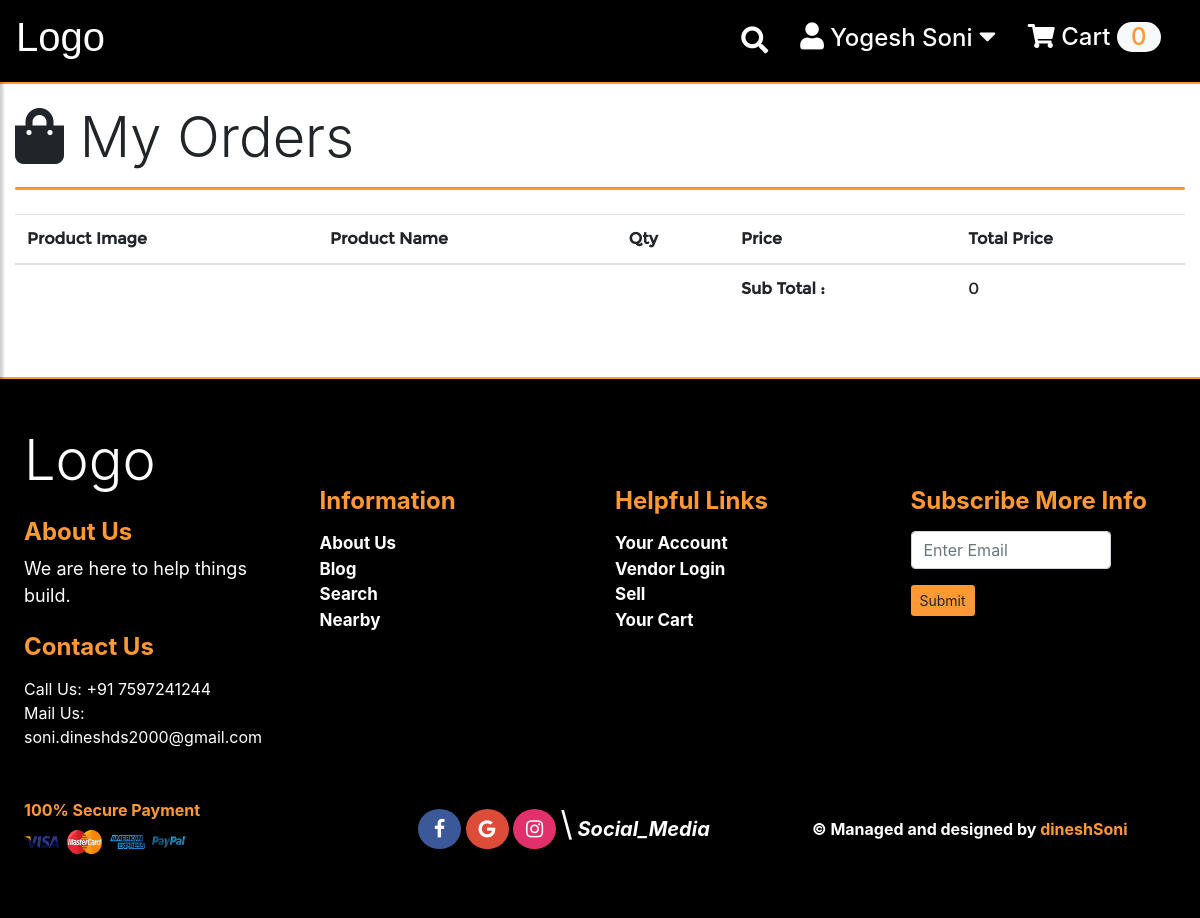
The app's page /myorder_details.php?id=129 (signed in), older data.
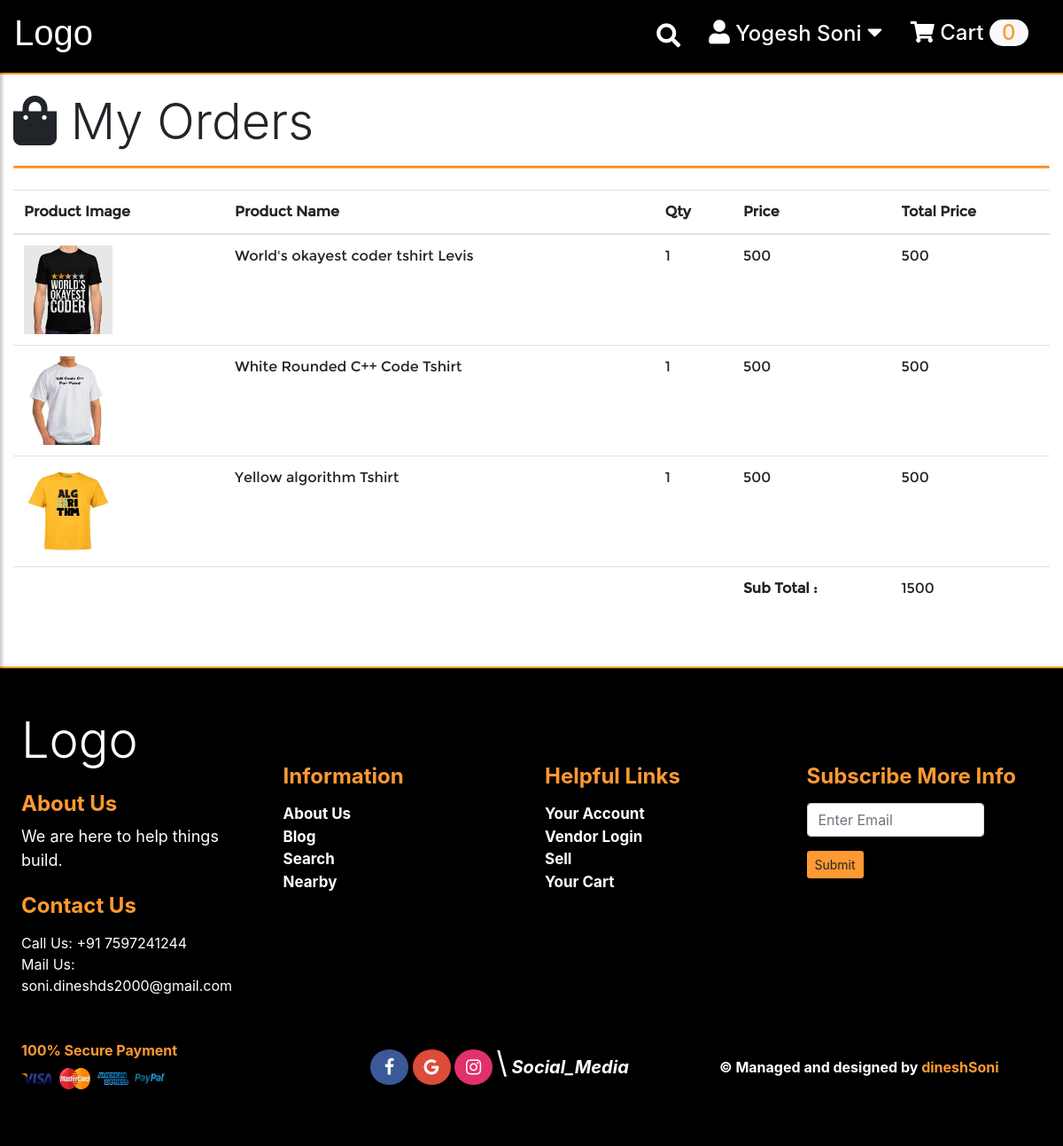
The same page, newer data.
### tables this page shows
CREATE TABLE `order_detail` (
  `id` int(11) NOT NULL,
  `order_id` int(11) NOT NULL,
  `product_id` int(11) NOT NULL,
  `qty` int(11) NOT NULL,
  `size` varchar(5) NOT NULL,
  `price` float NOT NULL
);

CREATE TABLE `product` (
  `id` int(255) NOT NULL,
  `categories_id` int(11) NOT NULL,
  `name` varchar(255) NOT NULL,
  `image` varchar(255) NOT NULL,
  `type` varchar(255) NOT NULL,
  `colour` varchar(20) NOT NULL,
  `genderfor` varchar(255) NOT NULL,
  `qty` int(100) NOT NULL,
  `brand` varchar(255) NOT NULL,
  `sleeve` varchar(255) NOT NULL,
  `fabric` varchar(255) NOT NULL,
  `packof` int(255) NOT NULL,
  `size` varchar(255) NOT NULL,
  `rating` int(255) NOT NULL,
  `realprice` int(255) NOT NULL,
  `offeredprice` int(255) NOT NULL,
  `necktype` varchar(255) NOT NULL,
  `status` int(11) NOT NULL,
  `category` varchar(11) NOT NULL
);

### add_to_cart.php (called while the page is built, shortened)
<?php
class add_to_cart{
    function totalProduct(){
        if(isset($_SESSION['cart'])){
            return count($_SESSION['cart']);
        }else{
            return 0;
        }
    }
}
?>

### function.php (called while the page is built, shortened)
<?php
function get_post($connection,$value){
  if($value!=''){
    $value=trim($value);
    $a=mysqli_real_escape_string($connection,$value);
    return $a;
  }
}
?>

### myorder_details.php (the view, shortened to what this page needs)
<?php
include("./header.php");
$order_id=get_post($conn,$_GET['id']);
?>
<!DOCTYPE html>
<html lang="en">
<head>
 <link rel="stylesheet" href="https://stackpath.bootstrapcdn.com/bootstrap/4.5.0/css/bootstrap.min.css">
 <link rel="stylesheet" href="https://cdnjs.cloudflare.com/ajax/libs/font-awesome/5.8.2/css/all.css" />
 <link rel="stylesheet" type="text/css" href="./sidebar1.css">
 <link rel="stylesheet" type="text/css" href="./style.css">
 <link rel="stylesheet" type="text/css" href="./style3.css">
 <link rel="stylesheet" href="./cart.css">
</head>
<body>
 <div class="container-fluid">
  <div class="row m-0">
   <div class="col-12 daba" id="bag">
    <h3 class="display-4 mb-4">
     <i class="fas fa-shopping-bag"></i> My Orders
     <hr style="border-radius:100px;width:100%;margin-left:0px;background-color:#FF9933;height:1.5px;">
    </h3>
    <table style="font-family: myFirstFont;" class="table table-responsive-sm table-hover">
  <thead>
    <tr>
      <th scope="col">Product Image</th>
      <th scope="col">Product Name</th>
      <th scope="col">Qty</th>
      <th scope="col">Price</th>
      <th scope="col">Total Price</th>
    </tr>
</thead>
<tbody>
    <?php
      $uid=$_SESSION['USER_ID'];
      $result=mysqli_query($conn,"SELECT distinct(order_detail.id),order_detail.*,product.name,product.image from order_detail,product,`order` where order_detail.order_id='$order_id' and `order`.user_id='$uid' and order_detail.product_id=product.id");
      $total_price=0;
      while($row=mysqli_fetch_assoc($result)){
$total_price=$total_price+($row['qty']*$row['price'])
          ?>
    <tr>
      <td><img style="height: 100px;width:100px;" src="<?php echo PRODUCT_IMAGE_SITE_PATH.$row['image']; ?>"></td>
        <td><?php echo $row['name']; ?></td>
        <td><?php echo $row['qty']; ?></td>
        <td><?php echo $row['price']; ?></td>
        <td><?php echo $row['price']*$row['qty']; ?></td>
    </tr>
    <?php } ?>
    <tr><td colspan="3">
    </td><td class="font-weight-bold">Sub Total :
    </td><td><?php echo $total_price; ?>
    </td>
      </tr>
  </tbody>
</table>
   </div>
  </div>
 <?php include("footer.php"); ?>
</body>
</html>

### header.php (shortened to what this page needs)
<?php
require("function.php");
require("add_to_cart.php");
$obj=new add_to_cart();
$totalProduct=$obj->totalProduct();
?>
<!DOCTYPE html>
<html>
<head>
  <link rel="stylesheet" href="https://cdn.jsdelivr.net/npm/bootstrap@4.5.3/dist/css/bootstrap.min.css">
  <link rel="stylesheet" href="https://cdnjs.cloudflare.com/ajax/libs/font-awesome/5.8.2/css/all.css" />
  <link rel="stylesheet" type="text/css" href="./sidebar1.css">
  <link rel="stylesheet" type="text/css" href="./style.css">
  <link rel="stylesheet" type="text/css" href="./style3.css">
</head>
<body>
  <div class="wrapper">
    <nav class="navbar navbar-expand-lg navbar-light" style="position:fixed;left:0;top:0;z-index:4;border-bottom:2px solid #FF9933;background-color:black;width:100%;">
      <a href="#" class="navbar-brand">
        <h1 style="font-family:Arial;" class="text-white logo">Logo</h1>
      </a>
      <ul class="navbar-nav ml-auto">
        <div class="container">
          <li class="nav-item">
            <a href="#" class="nav-link"><i style="font-size:27px;color:white;" class="fas fa-search"></i></a>
          </li>
          <li class="ml-3 nav-item">
            <div class="dropdown">
              <?php if (isset($_SESSION['USER_LOGIN'])) { ?>
                <a class="nav-link text-white" href="index.php">
                  <h4 class="">
                    <i style="font-size:27px;" class="fas fa-user"></i>
                    <p class="pa1"> <?php echo $_SESSION['USER_NAME']; ?>
                      <i style="font-size:27px;" class="fas fa-caret-down pa1"></i>
                    </p>
                  </h4>
                </a>
              <?php  } ?>
            </div>
          </li>
          <li class="ml-3 nav-item"><a href="cart.php" class="nav-link active text-white">
              <h4 class="cart">
                <i class="fas fa-shopping-cart"></i>
                <p class="pa1"> Cart</p>
                <span id="cart_count" class="pa1 bg-light la1" style="color:#FF9933;"><?php echo $totalProduct; ?></span>
              </h4>
            </a>
          </li>
        </div>
      </ul>
    </nav>
  </div>
</body>
</html>

### footer.php (shortened to what this page needs)
<!DOCTYPE html>
<html>
<head>
	<link rel="stylesheet" href="https://stackpath.bootstrapcdn.com/bootstrap/4.5.0/css/bootstrap.min.css">
	<link rel="stylesheet" href="https://cdnjs.cloudflare.com/ajax/libs/font-awesome/4.7.0/css/font-awesome.min.css">
	<link rel="stylesheet" href="./footer.css">
</head>
<body>
<footer style="background-color:black;border-top: 2px solid #FF9933;position:relative;z-index:2;" class="mt-5 py-4">
<div class="container-fluid p-4">
	<div class="row">
		<div class="col-lg-3">
				<ul class="list-unstyled">
					<li class="mb-4"><a href="#" class="text-decoration-none"><h1 class="p1 display-4">Logo</h1></a></li>
					<li class="mb-4"><a href="#about"><h4 class="p2 font-weight-bold">About Us</h4></a>
						<p class="p1" style="font-size: 18px">We are here to help things build.</p>
					</li>
					<li class="mb-3"><a href="contact_us.php"><h4 class="p2 font-weight-bold mb-3">Contact Us</h4></a>
					<p class="p1" style="margin:0;">Call Us: +91 7597241244</p><p class="p1">Mail Us: soni.dineshds2000@gmail.com</p>
					</li>
				</ul>
		</div>
		<div class="col-lg-3">
			<ul class="list-unstyled" style="margin-top: 60px;">
				<li class="mb-3"><h4 class="p2 font-weight-bold">Information</h4></li>
				<li class=""><a href="#about"><p style="font-size: 17px;margin:0;" class="p1 font-weight-bolder">About Us</h4></p></li>
				<li class=""><a href="#about"><p style="font-size: 17px;margin:0;" class="p1 font-weight-bolder">Blog</h4></p></li>
				<li class=""><a href="#about"><p style="font-size: 17px;margin:0;" class="p1 font-weight-bolder">Search</p></a></li>
				<li class=""><a href="account.php"><p style="font-size: 17px;margin:0;" class="p1 font-weight-bolder">Nearby</p></a></li>
			</ul>
		</div>
		<div class="col-lg-3">
			<ul class="list-unstyled" style="margin-top: 60px">
				<li class="mb-3"><h4 class="p2 font-weight-bold">Helpful Links</h4></li>
				<li class=""><a href="#about"><p style="font-size: 17px;margin:0;" class="p1 font-weight-bolder">Your Account</h4></p></li>
				<li class=""><a href="#about"><p style="font-size: 17px;margin:0;" class="p1 font-weight-bolder">Vendor Login</h4></p></li>
				<li class=""><a href="#about"><p style="font-size: 17px;margin:0;" class="p1 font-weight-bolder">Sell </p></a></li>
				<li class=""><a href="account.php"><p style="font-size: 17px;margin:0;" class="p1 font-weight-bolder">Your Cart</p></a></li>
			</ul>
		</div>
		<div class="col-lg-3">
			<ul class="list-unstyled" style="margin-top: 60px;">
				<li class="mb-3"><h4 class="p2 font-weight-bold">Subscribe More Info</h4></li>
				<li class="mb-3"><input style="width: 200px;" class="form-control" type="text" name="" placeholder="Enter Email"></li>
				<li class="mb-3"><button type="button" style="background-color: #FF9933;" class="btn btn-sm">Submit</button></li>
			</ul>
		</div>
	</div>
		<hr>
		<div class="row">
			<div class="col-lg-4 font-weight-bold p2 mb-2">100% Secure Payment
				<span style="display:block;">
					<img style="background:none;height:40px;width:35px;" src="images/visa.png" alt="">
					<img style="background:none;height:40px;width:35px;" class="ml-1" src="images/mastercard.png" alt="">
					<img style="background:none;height:40px;width:35px;" class="ml-1" src="images/american-express.png" alt="">
					<img style="background:none;height:40px;width:35px;" class="ml-1" src="images/paypal.png" alt="">
				</span>
			</div>
			<div class="col-lg-4 mb-2">
				<a href="#" class="fa fa-facebook"></a>
				<a href="#" class="fa fa-google"></a>
				<a href="#" class="fa fa-instagram"></a>
				<p style="display:inline;font-size:34px;color:white;">\<span class="font-weight-bold" style="font-size:20px">&nbsp;<i>Social_Media</i><span></p>
			</div>
			<div style="margin-top:19px;" class="p1 font-weight-bold col-lg-4">&copy; Managed and designed by<a class="p2 p3" href="#dinesh" > dineshSoni</a></div>
		</div>
	</div>
</footer>
</body>
</html>

### sidebar1.css (style rules this page uses)
div.container-fluid { padding-left: 0px; padding-right: 0px; }
.pa1 { display: inline; }

### style.css (style rules this page uses)
img { max-width: 100%; height: auto; background: lightblue; background: radial-gradient(white 30%, lightblue 70%); }
#cart_count { text-align: center; padding: 0 0.9rem 0.1rem 0.9rem; border-radius: 3rem; }

### cart.css (style rules this page uses)
.container-fluid { padding-left: 0px; padding-right: 0px; }
.daba { background-color: white; width: 100%; }

### footer.css (style rules this page uses)
.p1 { color:white; }
.p2 { color:#FF9933; }
.fa { padding: 10px; font-size: 20px; width: 43px; text-align: center; text-decoration: none; border-radius: 50%; }
.fa-facebook { background: #3B5998; color: white; }
.fa-google { background: #dd4b39; color: white; }
.fa-instagram { background: #E1306C; color: white; }

Row changes from the older to the newer data that the page shows:
added order_detail: product.image (picture), product.name "World's okayest coder tshirt Levis", qty "1", price "500", $row['price']*$row['qty'] "500"
added order_detail: product.image (picture), product.name "White Rounded C++ Code Tshirt", qty "1", price "500", $row['price']*$row['qty'] "500"
added order_detail: product.image (picture), product.name "Yellow algorithm Tshirt", qty "1", price "500", $row['price']*$row['qty'] "500"
Text that changed along with them:
$total_price: "0" → "1500"
